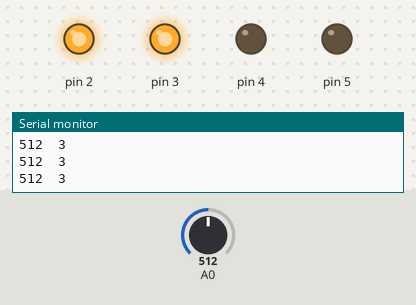
A sketch run on a simulated Arduino Uno, built with avr-gcc and run on an emulated ATmega328P. On the bench: output pins drawn as LEDs (lit = HIGH), the last lines printed to the serial monitor. The test bench sets the inputs (shaded band); at power-on: A0 = 512.

Above: at 1.2 s.
1.3 s: A0 set to 493
At 2.5 s:
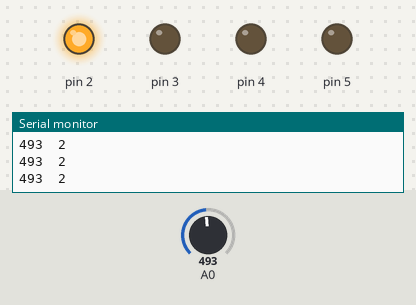
3.1 s: A0 set to 900
At 4.0 s:
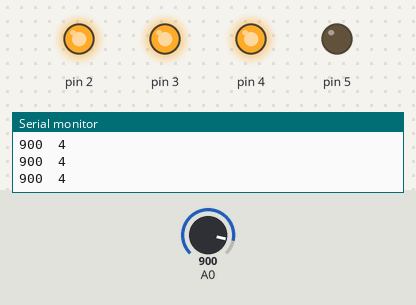
4.9 s: A0 set to 1004
6.4 s: A0 set to 1023
At 7.8 s:
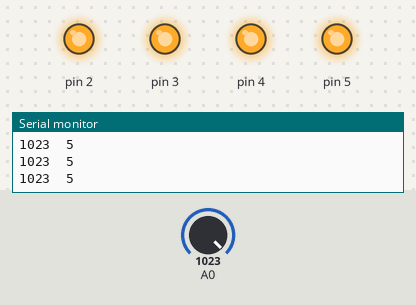
8.1 s: A0 set to 716
At 9.5 s:
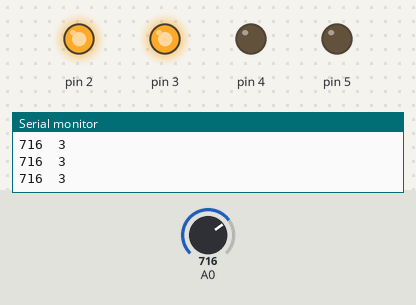
9.9 s: A0 set to 511
At 11.0 s:
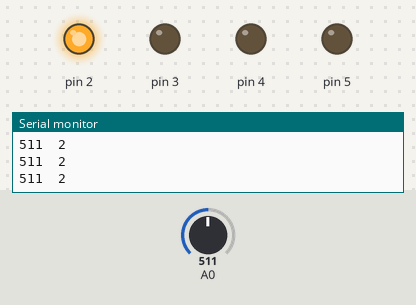
Timing chart, 0 to 12.7 s (numbered marks = the images above; inputs shaded):
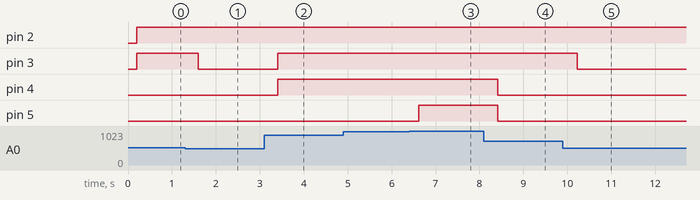

Measured:
- the behaviour switches between 512 and 511 on A0 (found by bisection; images 0 and 1)
- the behaviour switches between 1022 and 1023 on A0 (found by bisection; images 2 and 3)
- after the input at 1.3 s, pin 3: HIGH → LOW after 0.30 s
- after the input at 3.1 s, pin 3, pin 4: LOW → HIGH after 0.31 s
- after the input at 6.4 s, pin 5: LOW → HIGH after 0.22 s
- after the input at 8.1 s, pin 4, pin 5: HIGH → LOW after 0.32 s
- after the input at 9.9 s, pin 3: HIGH → LOW after 0.32 s

The sketch:

pot2.ino
```cpp
void setup() {
  Serial.begin(9600);
  for(int i=2;i<=5;i++)
  {
      pinMode(i,OUTPUT);
      digitalWrite(i,LOW);
  }

}

void loop() {
  int val = analogRead(A0);
  Serial.print(val);
  Serial.print("  ");

  int v = map(val,0,1023,1,5);

  Serial.println(v);
  delay(200);

  switch(v)
  {
    case 1: digitalWrite(2,LOW);
            digitalWrite(3,LOW);
            digitalWrite(4,LOW);
            digitalWrite(5,LOW);
            break;
    case 2:  digitalWrite(2,HIGH);
            digitalWrite(3,LOW);
            digitalWrite(4,LOW);
            digitalWrite(5,LOW);
            break;
    case 3:  digitalWrite(2,HIGH);
            digitalWrite(3,HIGH);
            digitalWrite(4,LOW);
            digitalWrite(5,LOW);
            break;
    case 4:  digitalWrite(2,HIGH);
            digitalWrite(3,HIGH);
            digitalWrite(4,HIGH);
            digitalWrite(5,LOW);
            break;
    case 5:  digitalWrite(2,HIGH);
            digitalWrite(3,HIGH);
            digitalWrite(4,HIGH);
            digitalWrite(5,HIGH);
            break;


    }

}
```
